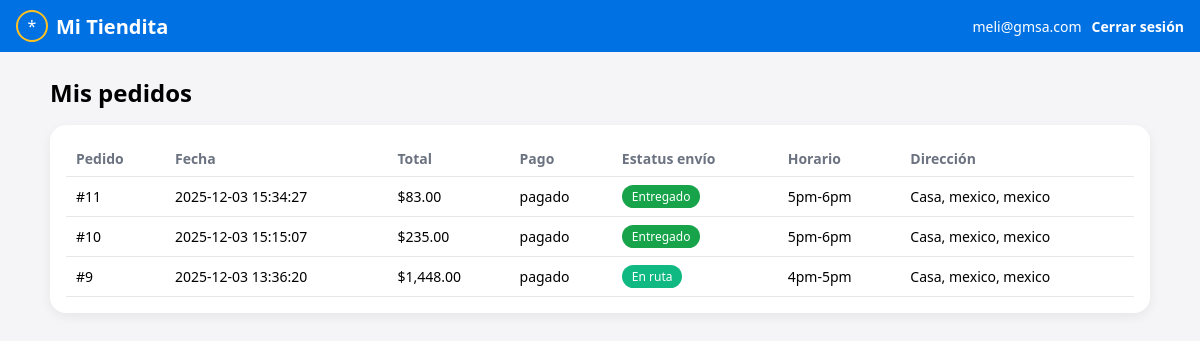
The app's page /PHP/mis_pedidos.php (signed in) with its own data.
### tables this page shows
CREATE TABLE `pedidos` (
  `id` int(11) NOT NULL,
  `usuario_id` int(11) NOT NULL,
  `carrito_id` int(11) NOT NULL,
  `direccion_id` int(11) NOT NULL,
  `total` decimal(10,2) NOT NULL,
  `estado` varchar(20) NOT NULL,
  `metodo_pago_id` int(11) NOT NULL,
  `horario_envio` varchar(50) NOT NULL,
  `creada_en` datetime NOT NULL,
  `estatus` varchar(30) NOT NULL DEFAULT 'en preparación'
);

CREATE TABLE `direcciones` (
  `id` int(11) NOT NULL,
  `usuario_id` int(11) NOT NULL,
  `etiqueta` varchar(50) DEFAULT 'Casa',
  `calle` varchar(200) NOT NULL,
  `colonia` varchar(150) NOT NULL,
  `ciudad` varchar(150) NOT NULL,
  `estado` varchar(150) NOT NULL,
  `cp` varchar(10) NOT NULL,
  `creada_en` timestamp NOT NULL DEFAULT current_timestamp()
);

### PHP/mis_pedidos.php (the view, shortened to what this page needs)
<?php
$usuario_id = (int)$_SESSION['user_id'];
$conn = new mysqli("localhost", "walmartuser", "1234", "walmart");
$conn->set_charset("utf8mb4");
$stmt = $conn->prepare("
    SELECT p.id,
           p.total,
           p.estado,
           p.estatus,
           p.horario_envio,
           p.creada_en,
           d.etiqueta,
           d.ciudad,
           d.estado AS estado_dir
    FROM pedidos p
    LEFT JOIN direcciones d ON d.id = p.direccion_id
    WHERE p.usuario_id = ?
    ORDER BY p.creada_en DESC
");
$stmt->bind_param("i", $usuario_id);
$stmt->execute();
$pedidos = $stmt->get_result()->fetch_all(MYSQLI_ASSOC);
?>
<!DOCTYPE html>
<html lang="es">
<head>
    <link rel="stylesheet" href="../CSS/mis_pedidos.css">
</head>
<body>
<header class="header">
    <div class="header-left">
        <div class="logo">
            <a href="index.php" class="logo-link">
                <div class="logo-icon">*</div>
            </a>
            <h1>Mi Tiendita</h1>
        </div>
    </div>
    <div class="header-right">
        <span class="header-user">
            <?= htmlspecialchars($_SESSION['usuario']); ?>
        </span>
        <a href="logout.php" class="header-link">Cerrar sesión</a>
    </div>
</header>
<main class="main">
    <h2>Mis pedidos</h2>
    <?php if (empty($pedidos)): ?>
        <p>No tienes pedidos registrados.</p>
    <?php else: ?>
        <section class="pedidos-card">
            <table class="pedidos-table">
                <thead>
                    <tr>
                        <th>Pedido</th>
                        <th>Fecha</th>
                        <th>Total</th>
                        <th>Pago</th>
                        <th>Estatus envío</th>
                        <th>Horario</th>
                        <th>Dirección</th>
                    </tr>
                </thead>
                <tbody>
                    <?php foreach ($pedidos as $p): ?>
                        <tr>
                            <td>#<?= (int)$p['id']; ?></td>
                            <td><?= htmlspecialchars($p['creada_en']); ?></td>
                            <td>$<?= number_format($p['total'], 2); ?></td>
                            <td><?= htmlspecialchars($p['estado']); ?></td>
                            <td>
                                <?php if (!empty($p['estatus'])): ?>
                                    <span class="badge <?= str_replace(' ', '-', $p['estatus']); ?>">
                                        <?= htmlspecialchars(ucfirst($p['estatus'])); ?>
                                    </span>
                                <?php else: ?>
                                    -
                                <?php endif; ?>
                            </td>
                            <td><?= htmlspecialchars($p['horario_envio']); ?></td>
                            <td>
                                <?php if (!empty($p['etiqueta'])): ?>
                                    <?= htmlspecialchars($p['etiqueta']); ?>,
                                    <?= htmlspecialchars($p['ciudad']); ?>,
                                    <?= htmlspecialchars($p['estado_dir']); ?>
                                <?php else: ?>
                                    -
                                <?php endif; ?>
                            </td>
                        </tr>
                    <?php endforeach; ?>
                </tbody>
            </table>
        </section>
    <?php endif; ?>
</main>
</body>
</html>

### CSS/mis_pedidos.css (style rules this page uses)
body { margin: 0; font-family: system-ui, -apple-system, BlinkMacSystemFont, "Segoe UI", sans-serif; background: #f5f5f7; }
.header { display: flex; justify-content: space-between; align-items: center; padding: 10px 16px; background: #0071e3; color: #fff; }
.header-left .logo { display: flex; align-items: center; gap: 8px; }
.logo-link { text-decoration: none; color: inherit; }
.logo-icon { width: 28px; height: 28px; border-radius: 50%; border: 2px solid #ffc220; display: flex; align-items: center; justify-content: center; }
.header h1 { font-size: 20px; margin: 0; }
.header-right { display: flex; align-items: center; gap: 10px; }
.header-user { font-size: 14px; }
.header-link { color: #fff; text-decoration: none; font-size: 14px; font-weight: 600; }
.main { max-width: 1100px; margin: 24px auto 40px; padding: 0 16px; }
.main h2 { margin-top: 0; margin-bottom: 16px; font-size: 24px; }
.pedidos-card { background: #fff; border-radius: 16px; padding: 16px; box-shadow: 0 4px 12px rgba(0,0,0,0.06); overflow-x: auto; }
.pedidos-table { width: 100%; border-collapse: collapse; font-size: 14px; }
.pedidos-table th, .pedidos-table td { padding: 8px 10px; text-align: left; border-bottom: 1px solid #e5e7eb; }
.pedidos-table th { color: #6b7280; font-weight: 600; }
.badge { display: inline-block; padding: 3px 10px; border-radius: 999px; font-size: 12px; color: #fff; }
.badge.en-ruta { background: #10b981; }
.badge.entregado { background: #16a34a; }

### records on screen
pedidos: id "11", creada_en "2025-12-03 15:34:27", total "83.00", estado "pagado", estatus "Entregado", horario_envio "5pm-6pm", direccion.etiqueta "Casa", direccion.ciudad "mexico", direccion.estado "mexico"
pedidos: id "10", creada_en "2025-12-03 15:15:07", total "235.00", estado "pagado", estatus "Entregado", horario_envio "5pm-6pm", direccion.etiqueta "Casa", direccion.ciudad "mexico", direccion.estado "mexico"
pedidos: id "9", creada_en "2025-12-03 13:36:20", total "1,448.00", estado "pagado", estatus "En ruta", horario_envio "4pm-5pm", direccion.etiqueta "Casa", direccion.ciudad "mexico", direccion.estado "mexico"

### other values on screen
$_SESSION['usuario'] "meli@gmsa.com"
